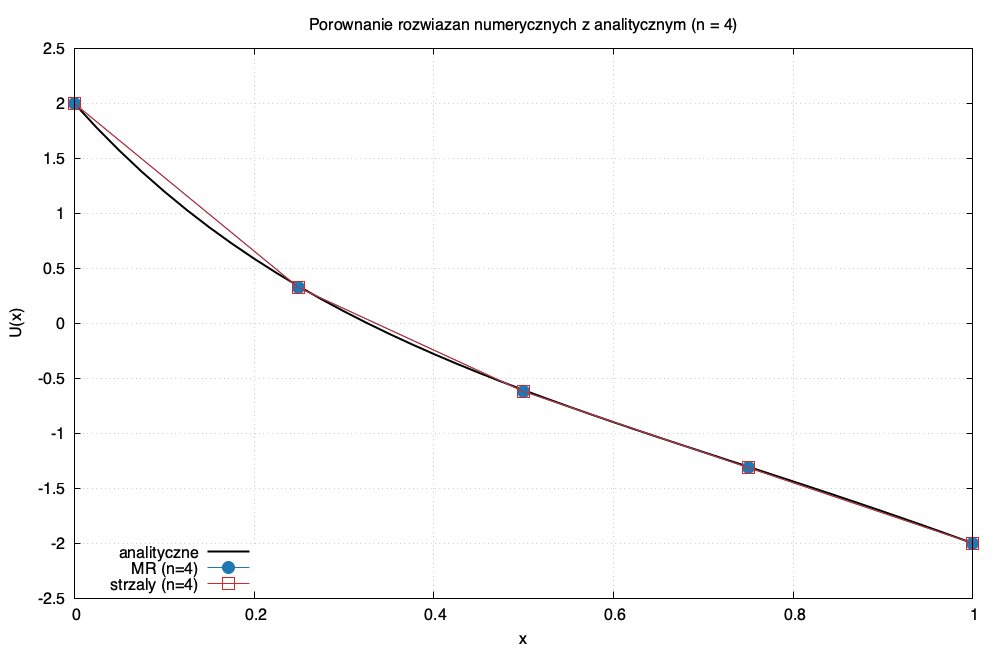

Here is the gnuplot script that generated this plot:
set terminal pngcairo size 1000,650 font "sans,12"
set output "porownanie_n4.png"
set title "Porownanie rozwiazan numerycznych z analitycznym (n = 4)"
set xlabel "x"
set ylabel "U(x)"
set xrange [0:1]
set grid
set key bottom left
# gladka linia analityczna -- 41 punktow z rozwiazanie.dat (n=40)
# markery numeryczne -- 5 punktow z rozwiazanie_n4.dat
plot "rozwiazanie.dat"    u 1:2 w l  lw 2     lc rgb "black"    t "analityczne", \
     "rozwiazanie_n4.dat" u 1:3 w lp pt 7 ps 2.0 lc rgb "#1f77b4" t "MR (n=4)",   \
     ""                   u 1:4 w lp pt 4 ps 2.0 lc rgb "#d62728" t "strzaly (n=4)"
